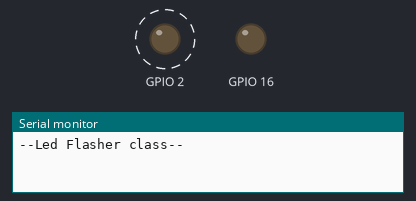
Bench run of a program on a simulated ESP8266 (NodeMCU). Parts: output pins drawn as LEDs (lit = HIGH), the last lines printed to the serial monitor. Dashed ring = blinking.

Above: at 0.2 s.
At 5.5 s:
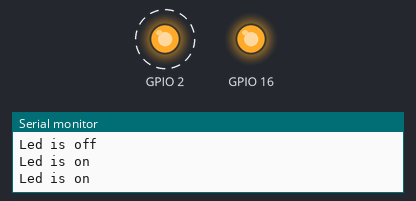
Timing chart, 0 to 8.1 s (numbered marks = the images above):
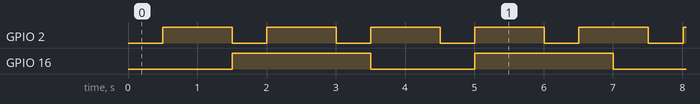

Measured:
- by itself, GPIO 2: alternates HIGH for 1.0 s and LOW for 0.50 s
- by itself, GPIO 16: alternates HIGH for 2.0 s and LOW for 1.5 s
- by itself, everything shown: repeats every 10.5 s, in 20 steps

The program:

main.cpp
```cpp
#include <Arduino.h>

class Flasher{
  int led_pin;
  int led_state;
  unsigned long on_time;
  unsigned long off_time;
  unsigned long last_update;

  public:
  Flasher(int pin, unsigned long ont, unsigned long oft)
  {
  led_pin=pin;
  on_time=ont;
  off_time=oft;
  pinMode(led_pin,OUTPUT);
  led_state=LOW;
  last_update=0;
  }

void update()
{
  if((millis()-last_update)> on_time && led_state==1)
  {
    last_update=millis();
    led_state=!led_state;
    digitalWrite(led_pin,led_state);
    Serial.println("Led is off");
  }
  else if((millis()-last_update)> off_time &&  led_state==0)
  {
    last_update=millis();
    led_state=!led_state;
    digitalWrite(led_pin,led_state);
    Serial.println("Led is on");
  }
}
};

Flasher led1(2,1000,500);
Flasher led2(16,2000,1500);

void setup()
{
  Serial.begin(115200);
  while(!Serial);
  Serial.println("--Led Flasher class--");
}

void loop()
{
  led1.update();
  led2.update();

}
```
